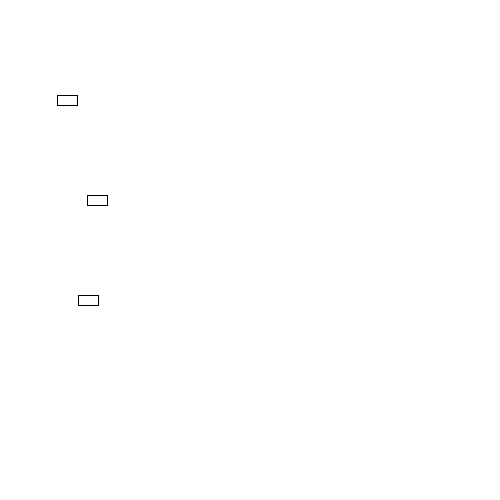
Frame 1 (no input)
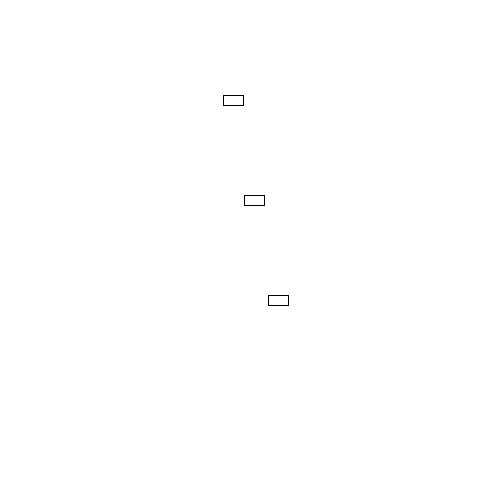
Frame 60 (the mouse pressed at the canvas centre just before this capture)
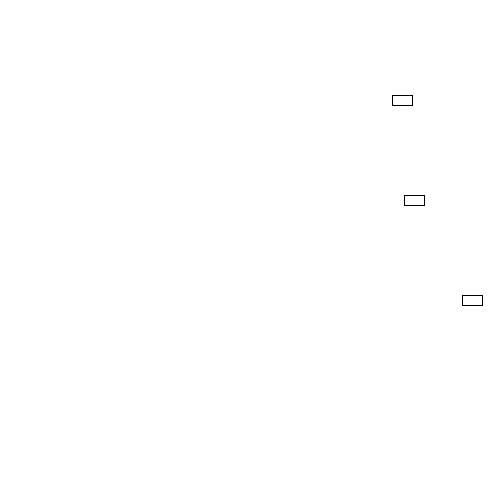
Frame 120 (the mouse held since frame 60 and released just before this capture)

The Processing sketch that drew these frames (run headless with seeded random() and noise(); from frame 60 on, the mouse is pressed at the canvas centre):

// Processing sketch: processing_115802
// ── processing_115802.pde

Car myCar1;
Car myCar2;
Car myCar3;

void setup() {
  size(500,500);
  myCar1=new Car(color(255),random(0,100),100,random(1,8));
  myCar2=new Car(color(255),random(0,100),200,random(1,8));
  myCar3=new Car(color(255),random(0,100),300,random(1,8));
}

void draw() {
  background(255);
  myCar1.move();
  myCar1.display();
  myCar2.move();
  myCar2.display();
  myCar3.move();
  myCar3.display();
  
  if ((myCar1.xpos > width) || (myCar1.xpos <0)) {
    myCar1.cD();
    myCar2.cD();
    myCar3.cD();

  } else if ((myCar2.xpos > width) || (myCar2.xpos <0)) {
    myCar1.cD();
    myCar2.cD();
    myCar3.cD();

  } else if ((myCar3.xpos > width) || (myCar3.xpos <0)) {
    myCar1.cD();
    myCar2.cD();
    myCar3.cD();
  }
  
    if ((myCar1.xpos > width) || (myCar1.xpos <0)) {
    myCar1.cS();
    myCar2.cS();
    myCar3.cS();

  } else if ((myCar2.xpos > width) || (myCar2.xpos <0)) {
    myCar1.cS();
    myCar2.cS();
    myCar3.cS();

  } else if ((myCar3.xpos > width) || (myCar3.xpos <0)) {
    myCar1.cS();
    myCar2.cS();
    myCar3.cS();
  }
  
}



    
class Car {
  color c;
  float xpos;
  float ypos;
  float xspeed;
  
  Car(color tempC, float tempXpos, float tempYpos, float tempXspeed) {
    c=tempC;
    xpos=tempXpos;
    ypos=tempYpos;
    xspeed=tempXspeed;
  }
  
  void display() {
    stroke(0);
    fill(c);
    rectMode(CENTER);
    rect(xpos,ypos,20,10);
  }
  void move() {
    xpos=xpos+xspeed;
    if ((xpos>width) || (xpos<0)) {
      c = color(random(100,245),random(100,245),random(100,245));
    }
  }
  void cD() {     // to change direction
  xspeed=-xspeed;
}
   void cS() {
     xspeed=xspeed+.5/xspeed;
}
}
